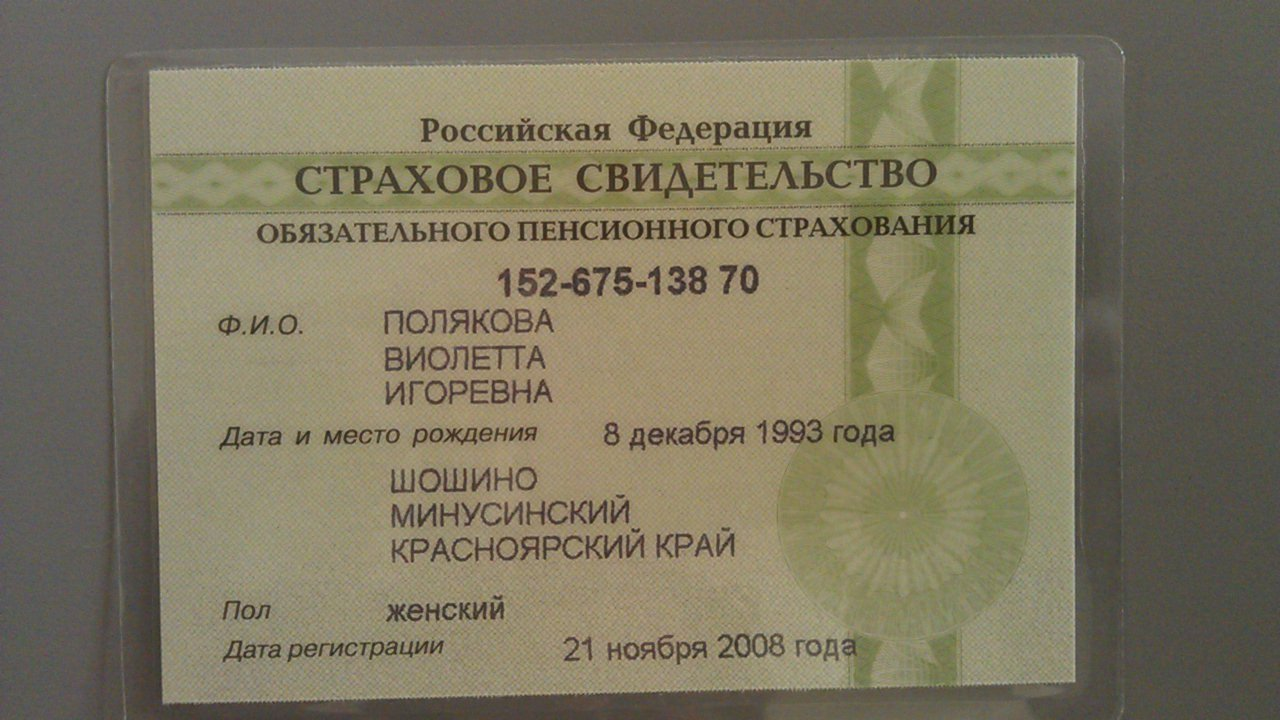
#> input picture bounds/snils.jpg, 1280 x 720 px, given in place of vivek.jpg, which was not available
$ python rect_detection_passport.py
#> lines starting #> are read from the running program, lines starting #| are printed output that depends on the picture; after the words box and inside, x2 and y2 are one past the last pixel; in counts of white or black regions, pixels touching at a corner belong together; pictures that were not available may be replaced by others from this repository, and a replacement may not be noted
### bounds/utils_bounds.py
import numpy as np
import cv2 as cv
import matplotlib.pyplot as plt


def sidesOfBox(box):
    height = np.sqrt(np.power(box[0][0] - box[3][0], 2) + np.power(box[0][1] - box[3][1], 2))
    width = np.sqrt(np.power(box[0][0] - box[1][0], 2) + np.power(box[0][1] - box[1][1], 2))
    return height, width


def findBestRectangle(contours, ratio_lb, ratio_rb, img_heigth, img_width, doctype):
    biggest = np.array([])
    biggest_area = 0
    biggest_ratio = 0
    if doctype == 'passport':
        area_lb = 0.15 * img_heigth * img_width
        area_rb = 0.85 * img_heigth * img_width
    elif doctype == 'snils':
        area_lb = 0.1 * img_heigth * img_width
        area_rb = 0.85 * img_heigth * img_width
    for cnt in contours:
        rect = cv.minAreaRect(cnt)  # пытаемся вписать прямоугольник
        box = cv.boxPoints(rect)  # поиск четырех вершин прямоугольника
        box = np.int0(box)  # округление координат
        heigth, width = sidesOfBox(box)
        area = heigth * width  # вычисление площади
        aspect_ratio = heigth / width
        if ratio_lb < aspect_ratio < ratio_rb:
            if area_lb < area < area_rb and area > biggest_area:
                biggest = box
                biggest_ratio = aspect_ratio
                biggest_area = area
                # print(aspect_ratio)
    # print("ratio:" + str(biggest_ratio))
    return biggest


def border_image(img, color, width):
    bordersize = width
    # color = get_dominant_color(img)
    # color = tuple([int(x) for x in color])
    border = cv.copyMakeBorder(
        img,
        top=bordersize,
        bottom=bordersize,
        left=bordersize,
        right=bordersize,
        borderType=cv.BORDER_CONSTANT,
        value=color
    )
    img = border
    return img


def dilate(img, iter):
    kernel = cv.getStructuringElement(cv.MORPH_ELLIPSE, (4, 4))
    imgDial = cv.dilate(img, kernel, iterations=iter)  # APPLY DILATION
    return imgDial


# [4 lines left out: function erode, not called in this run]


def removeSmallContours(contours, image):
    mask = np.ones(image.shape[:2], dtype="uint8") * 255
    for cnt in contours:
        if cv.arcLength(cnt, True) < 300:
            cv.drawContours(mask, [cnt], -1, 0, -1)
    image = cv.bitwise_and(image, image, mask=mask)
    return image


# [17 lines left out: function plot_all_steps, not called in this run]


def four_point_transform(image, pts, doctype):
    # obtain a consistent order of the points and unpack them
    # individually
    rect = order_points(pts)
    (tl, tr, br, bl) = rect
    # compute the width of the new image, which will be the
    # maximum distance between bottom-right and bottom-left
    # x-coordiates or the top-right and top-left x-coordinates
    widthA = np.sqrt(((br[0] - bl[0]) ** 2) + ((br[1] - bl[1]) ** 2))
    widthB = np.sqrt(((tr[0] - tl[0]) ** 2) + ((tr[1] - tl[1]) ** 2))
    maxWidth = max(int(widthA), int(widthB))
    # compute the height of the new image, which will be the
    # maximum distance between the top-right and bottom-right
    # y-coordinates or the top-left and bottom-left y-coordinates
    heightA = np.sqrt(((tr[0] - br[0]) ** 2) + ((tr[1] - br[1]) ** 2))
    heightB = np.sqrt(((tl[0] - bl[0]) ** 2) + ((tl[1] - bl[1]) ** 2))
    maxHeight = max(int(heightA), int(heightB))
    # now that we have the dimensions of the new image, construct
    # the set of destination points to obtain a "birds eye view",
    # (i.e. top-down view) of the image, again specifying points
    # in the top-left, top-right, bottom-right, and bottom-left
    # order
    dst = np.array([
        [0, 0],
        [maxWidth - 1, 0],
        [maxWidth - 1, maxHeight - 1],
        [0, maxHeight - 1]], dtype="float32")
    # compute the perspective transform matrix and then apply it
    M = cv.getPerspectiveTransform(rect, dst)
    warped = cv.warpPerspective(image, M, (maxWidth, maxHeight))
    # rotate the warped image if horizontal
    heigth, width = warped.shape
    if doctype == 'passport':
        if width > heigth:
            warped = cv.rotate(warped, cv.ROTATE_90_CLOCKWISE)
    elif doctype == 'snils':
        if heigth > width:
            warped = cv.rotate(warped, cv.ROTATE_90_CLOCKWISE)
    return warped


def order_points(pts):
    # initialzie a list of coordinates that will be ordered
    # such that the first entry in the list is the top-left,
    # the second entry is the top-right, the third is the
    # bottom-right, and the fourth is the bottom-left
    rect = np.zeros((4, 2), dtype="float32")
    # the top-left point will have the smallest sum, whereas
    # the bottom-right point will have the largest sum
    s = pts.sum(axis=1)
    rect[0] = pts[np.argmin(s)]
    rect[2] = pts[np.argmax(s)]
    # now, compute the difference between the points, the
    # top-right point will have the smallest difference,
    # whereas the bottom-left will have the largest difference
    diff = np.diff(pts, axis=1)
    rect[1] = pts[np.argmin(diff)]
    rect[3] = pts[np.argmax(diff)]
    # return the ordered coordinates
    return rect


# [8 lines left out: function unsharp_image, not called in this run]


def unsharp_image_old(img):

    gaussian_3 = cv.GaussianBlur(img, (9, 9), 10.0)
    unsharped_image = cv.addWeighted(img, 1.5, gaussian_3, -0.5, 0)
    return unsharped_image


def unsharp_text_area(img):
    gaussian_3 = cv.GaussianBlur(img, (3, 3), 10.0)
    unsharp_image = cv.addWeighted(img, 1.6, gaussian_3, -0.4, 0, img)
    return unsharp_image


# [6 lines left out: function closing, not called in this run]


def normalized(img):
    image = cv.normalize(img, None, 0, 255, norm_type=cv.NORM_MINMAX, dtype=cv.CV_8UC3)
    return image

### ocr/text_detection_tesseract.py
import pytesseract
from pytesseract import Output
import cv2
import re
pytesseract.pytesseract.tesseract_cmd = 'C:/Program Files/Tesseract-OCR/tesseract.exe'


def get_passport_block_text(image, block_type, dict):
    results = pytesseract.image_to_data(image, lang='rus', config='--psm 12', output_type=Output.DICT)
    result_str = ""
    for i in range(0, len(results["text"])):

        x = results["left"][i]
        y = results["top"][i]
        w = results["width"][i]
        h = results["height"][i]

        word_text = results["text"][i]
        conf = int(results["conf"][i])
        if conf > 40:
            if block_type == 'header':
                if re.search("[а-я%]+",
                             word_text) or re.search("фед|ция|фел|ссий|ская", word_text.lower()):
                    continue
                elif re.match("[0-9]{1,2}[-\., ]{1,2}[0-9]{1,2}[-\., ]{1,2}[0-9]{4}", word_text):
                    text = re.sub(r"[^\d]", ".", word_text)
                    dict['issue_date'] = text
                elif re.match("[0-9]{3}-[0-9]{3}", word_text):
                    dict['code'] = word_text
                elif re.search("[^а-яА-Я0-9.\-№]", word_text):
                    continue
                else:
                    dict['issuer'] += word_text + ' '

            elif block_type == 'bottom':
                if re.match("^[\d]+$", word_text) or re.search("[а-я]+", word_text) or re.match("^[A-Za-z<>]+", word_text):
                    continue
                elif re.match("[0-9]{1,2}[-\., ]{1,2}[0-9]{1,2}[-\., ]{1,2}[0-9]{4}", word_text):
                    text = re.sub(r"[^\d]", ".", word_text)
                    dict['birthdate'] = text
                elif re.search("[^а-яА-Я0-9\.]", word_text):
                    continue
                elif re.match("(ЖЕН|МУЖ)[.,]?", word_text.upper()):
                    dict['sex'] = word_text
                elif dict['birthdate'] is '' and dict['sex'] is '':
                    dict['fio'] += word_text + ' '
                else:
                    dict['birthplace'] += word_text + ' '

            else:
                if re.match("^[\d]+$", word_text):
                    dict['number'] += word_text


            cv2.rectangle(image, (x, y), (x + w, y + h), (0, 255, 0), 2)

    print(result_str)
    # cv2.imshow("Image", image)
    # cv2.waitKey(0)
    # cv2.destroyAllWindows()


def get_passport_texts(header, bottom, number):
    passport_data = {'issuer': '',
                     'issue_date': '',
                     'code': '',
                     'fio': '',
                     'sex': '',
                     'birthdate': '',
                     'birthplace': '',
                     'number': ''}
    get_passport_block_text(header, 'header', passport_data)
    get_passport_block_text(bottom, 'bottom', passport_data)
    get_passport_block_text(number, 'number', passport_data)
    passport_data['issuer'] = passport_data['issuer'].strip()
    passport_data['fio'] = passport_data['fio'].strip()
    passport_data['birthplace'] = passport_data['birthplace'].strip()
    return passport_data


# [22 lines left out: function get_snils_texts, not called in this run]

### bounds/rect_detection_passport.py
import cv2 as cv
import bounds.utils_bounds as utils
import numpy as np
import ocr.text_detection_tesseract as tesseract
import pprint

img_heigth = 1000
img_width = 1400


def crop_header_block(img):
    start_point = (15, 50)
    end_point = (550, 235)
    return crop_block(img, start_point, end_point)


def crop_bottom_block(img):
    start_point = (200, 405)
    end_point = (550, 750)
    return crop_block(img, start_point, end_point)

def crop_number_block(img):
    start_point = (525, 475)
    end_point = (625, 800)
    return crop_block(img, start_point, end_point)


def crop_block(img, start_point, end_point):
    cropped_rect = img[start_point[1]:end_point[1], start_point[0]:end_point[0]]
    return cropped_rect


def showContours(path):
#> called with path = '../data/test/contours/vivek.jpg'
    fn = path  # имя файла, который будем анализировать
    img = cv.imread(fn)
#> img is the input picture: shape (720, 1280, 3); mean B, G, R 97, 118.9, 125.2
    if img is None:
        print('Could not open or find the image:', path)
        exit(0)
    blankImage = np.zeros((img_heigth, img_width, 3), np.uint8)
    img = cv.resize(img, (img_heigth, img_width))
#> img: shape (1400, 1000, 3)

    # imgContrasted = utils.adjustContrast(img)

    imgGray = cv.cvtColor(img, cv.COLOR_BGR2GRAY)

    imgContrasted = utils.unsharp_image_old(imgGray)
    # blur = cv.GaussianBlur(imgContrasted, (5, 5), 1)
    canny_output = cv.Canny(imgContrasted, 100, 200)
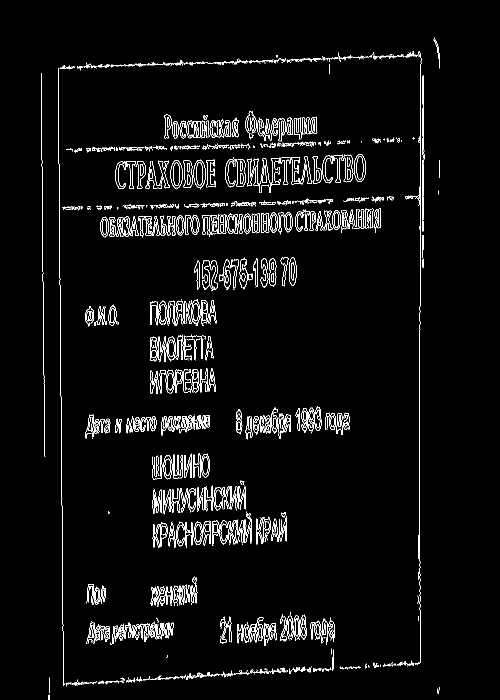
#> canny_output: shape (1400, 1000) (shown at 1/2 size); 3.5% white in thin lines or dots, all inside (x1, y1, x2, y2) = (82, 75, 880, 1400)
    dilated_with_borders = utils.dilate(canny_output, 4)
#> in dilate, `imgDial = cv.dilate(img, kernel, iterations=iter)`: imgDial: shape (1400, 1000); 22.3% white; 27 white regions, largest, box (x1, y1, x2, y2) and area: (112, 98, 857, 1381) 118715, (301, 957, 582, 1104) 28962, (128, 219, 669, 314) 25847
    crop_img = canny_output[30:img_width - 30, 30:img_heigth - 30].copy()
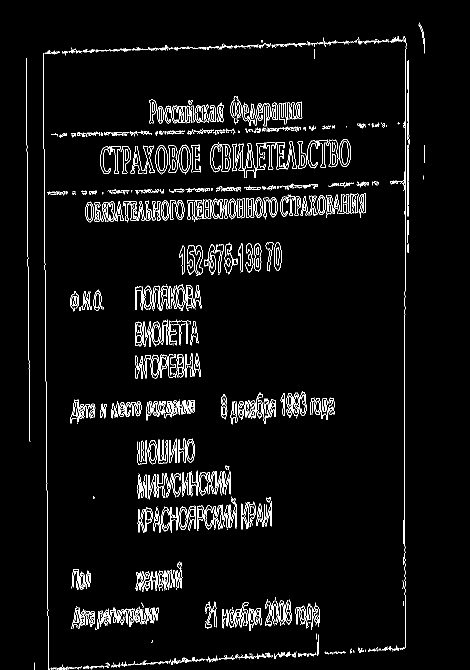
#> crop_img: shape (1340, 940) (shown at 1/2 size); 3.9% white in thin lines or dots, all inside (x1, y1, x2, y2) = (52, 45, 850, 1340)

    withoutBorders = utils.border_image(crop_img, [0, 0, 0], 30)
#> in border_image, `border = cv.copyMakeBorder( img, top=bordersize, bottom=bordersize, le..`: border: shape (1400, 1000); 3.5% white in thin lines or dots, all inside (x1, y1, x2, y2) = (82, 75, 880, 1370)
    firstDilated = utils.dilate(withoutBorders, 4)
#> in dilate (call 2), `imgDial = cv.dilate(img, kernel, iterations=iter)`: imgDial: shape (1400, 1000); 22.3% white; 26 white regions

    contours0, hierarchy = cv.findContours(firstDilated.copy(), cv.RETR_EXTERNAL, cv.CHAIN_APPROX_SIMPLE)
#> contours0 = 6 contours; box (x1, y1, x2, y2) and area: (112, 98, 857, 1378) 909696, (78, 142, 99, 922) 9506, (863, 71, 888, 145) 1049, (874, 316, 887, 364) 538, (94, 1351, 107, 1378) 286, (873, 377, 886, 397) 202
    imgWithoutSmallContours = utils.removeSmallContours(contours0, firstDilated)
#> the loop in removeSmallContours, `for cnt in contours:` made 6 passes
#> after the loop in removeSmallContours, `for cnt in contours:`:
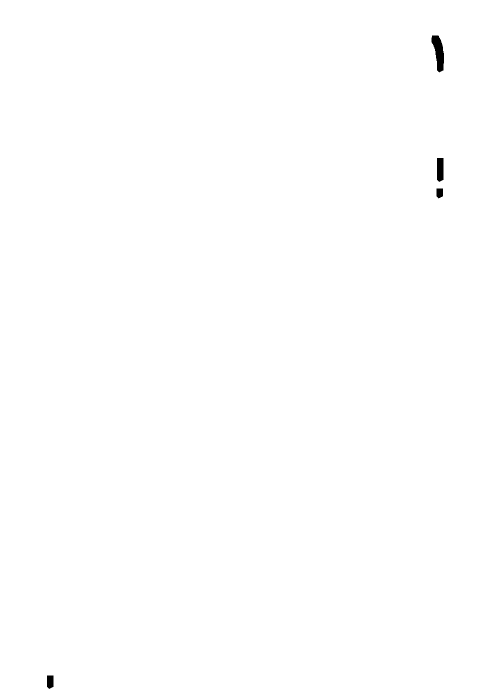
#> mask: shape (1400, 1000) (shown at 1/2 size); 99.8% white; 4 black regions, box (x1, y1, x2, y2) and area: (863, 71, 888, 145) 1131, (874, 316, 887, 364) 594, (94, 1351, 107, 1378) 321, (873, 377, 886, 397) 230
#> in removeSmallContours, `image = cv.bitwise_and(image, image, mask=mask)`:
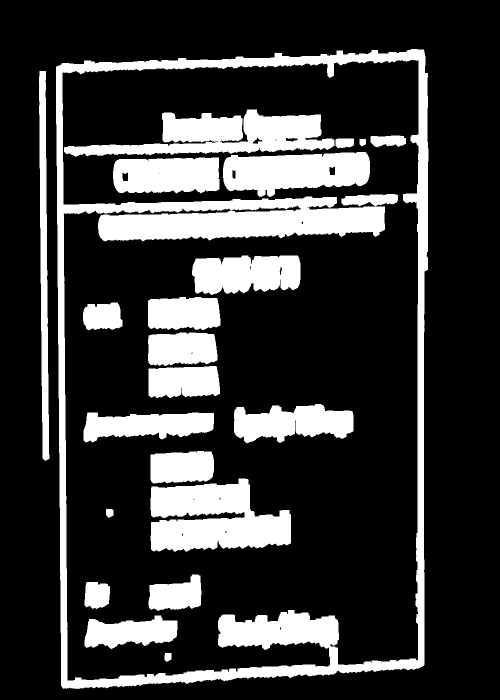
#> image: shape (1400, 1000) (shown at 1/2 size); 22.1% white; 22 white regions, largest, box (x1, y1, x2, y2) and area: (112, 98, 857, 1378) 118657, (301, 957, 582, 1104) 28962, (128, 219, 669, 314) 25847
    # eroded = utils.erode(imgWithoutSmallContours, 1)
    secondDilated = utils.dilate(imgWithoutSmallContours, 2)
#> call 3 of dilate, with iter = 2
#> in dilate (call 3), `kernel = cv.getStructuringElement(cv.MORPH_ELLIPSE, (4, 4))`: kernel = [[0, 0, 1, 0], [1, 1, 1, 1], [1, 1, 1, 1], [1, 1, 1, 1]]
#> in dilate (call 3), `imgDial = cv.dilate(img, kernel, iterations=iter)`:
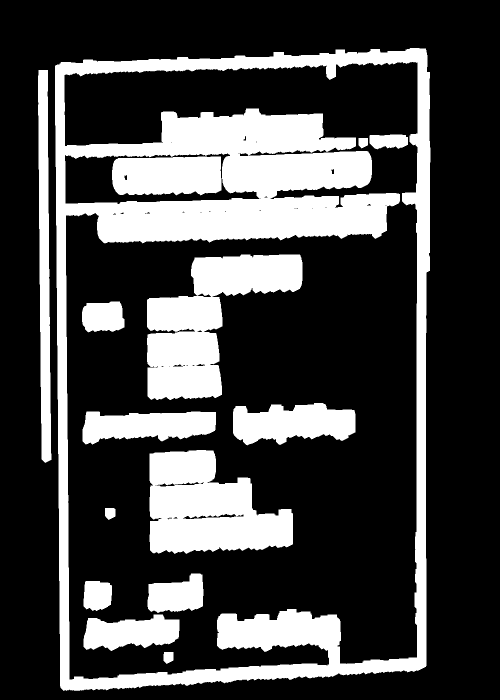
#> imgDial: shape (1400, 1000) (shown at 1/2 size); 27% white; 15 white regions
    contours1, hierarchy = cv.findContours(secondDilated.copy(), cv.RETR_EXTERNAL, cv.CHAIN_APPROX_SIMPLE)
#> contours1 = 2 contours; box (x1, y1, x2, y2) and area: (110, 96, 861, 1382) 922010, (76, 140, 103, 926) 14310
    # cv.drawContours(img, contours1, -1, (0, 0, 255), 2)
    biggest = utils.findBestRectangle(contours1, 0.5, 1.9, img_width, img_heigth, 'passport')
#> the loop in findBestRectangle, `for cnt in contours:` made 2 passes
#> (rect, height in sidesOfBox, width, heigth, area, aspect_ratio, biggest, biggest_ratio) on pass 2: (((489.3, 738.5), (749.9, 1279.1), -0.503), 750, 1279, 750, 959327.3, 0.586, [[119, 1381], [108, 102], [858, 95], [869, 1374]], 0.586)
#> (rect, box, height in sidesOfBox, width, heigth, area, aspect_ratio) on pass 1: (((88.63, 532.5), (19.91, 785.1), -0.523), [[82, 925], [75, 140], [94, 139], [102, 924]], 20.02, 785, 20.02, 15720.2, 0.0255)
#> after the loop in findBestRectangle, `for cnt in contours:`: biggest_area = 959327.3; biggest_ratio = 0.586
#> biggest = [[119, 1381], [108, 102], [858, 95], [869, 1374]]
    number_area_unsharpened = blankImage
    bottom_area_unsharpened = blankImage
    issuer_area_unsharpened = blankImage
    resized = blankImage
    if biggest.size != 0:
        cv.drawContours(img, [biggest], 0, (0, 0, 255), 2)
        warped = utils.four_point_transform(imgGray, biggest, 'passport')
#> in order_points, `s = pts.sum(axis=1)`: s = [1500, 210, 953, 2243]
#> in order_points, `diff = np.diff(pts, axis=1)`: diff = [1262, -6, -763, 505]
#> in four_point_transform, `rect = order_points(pts)`: rect = [[108, 102], [858, 95], [869, 1374], [119, 1381]]
#> in four_point_transform, `(tl, tr, br, bl) = rect`: tl = [108, 102]; tr = [858, 95]; br = [869, 1374]; bl = [119, 1381]
#> in four_point_transform, `widthA = np.sqrt(((br[0] - bl[0]) ** 2) + ((br[1] - bl[1]) ** 2))`: widthA = 750
#> in four_point_transform, `heightA = np.sqrt(((tr[0] - br[0]) ** 2) + ((tr[1] - br[1]) ** 2))`: heightA = 1279
#> in four_point_transform, `dst = np.array([ [0, 0], [maxWidth - 1, 0], [maxWidth - 1, maxHeight -..`: dst = [[0, 0], [749, 0], [749, 1278], [0, 1278]]
#> in four_point_transform, `M = cv.getPerspectiveTransform(rect, dst)`: M = [[0.999, -0.00859, -107], [0.00933, 0.999, -102.9], [-8.31e-22, -8.9e-20, 1]]
        resized = cv.resize(warped, (625, 875))
        issuer_area_unsharpened, bottom_area_unsharpened, number_area_unsharpened = crop_from_resized(resized.copy())
        # [23 lines of commented-out code are left out]
    return resized


def crop_from_resized(resized):
    issuer_area = crop_header_block(resized)
    bottom_area = crop_bottom_block(resized)
    number_area = crop_number_block(resized)
    issuer_area_resized = cv.resize(issuer_area, None, fx=1.2, fy=1.2, interpolation=cv.INTER_CUBIC)
    bottom_area_resized = cv.resize(bottom_area, None, fx=1.2, fy=1.2, interpolation=cv.INTER_CUBIC)
    number_area_resized = cv.resize(number_area, None, fx=1.2, fy=1.2, interpolation=cv.INTER_CUBIC)
    issuer_area_unsharpened = utils.unsharp_text_area(issuer_area_resized)
    bottom_area_unsharpened = utils.unsharp_text_area(bottom_area_resized)
    number_area_unsharpened = utils.unsharp_text_area(number_area_resized)
#> in crop_from_resized, `number_area_unsharpened = cv.rotate(number_area_unsharpened, cv.ROTATE..`:
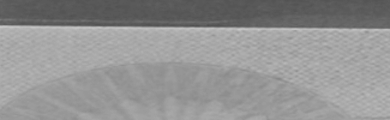
#> number_area_unsharpened: shape (120, 390); min 78, max 200, mean 146.4
    number_area_unsharpened = cv.rotate(number_area_unsharpened, cv.ROTATE_90_COUNTERCLOCKWISE)
    return issuer_area_unsharpened, bottom_area_unsharpened, number_area_unsharpened


def get_text(img):
    header, bottom, number = crop_from_resized(img.copy())
    passport_data = tesseract.get_passport_texts(header, bottom, number)
#> (the call stopped at in get_passport_block_text, `results = pytesseract.image_to_data(image, lang='rus', config='--psm 1..`: pytesseract is not available in this run)
#> (the call stopped at in get_passport_block_text, `results = pytesseract.image_to_data(image, lang='rus', config='--psm 1..`: pytesseract is not available in this run)
#> (the call stopped at in get_passport_block_text, `results = pytesseract.image_to_data(image, lang='rus', config='--psm 1..`: pytesseract is not available in this run)
#> passport_data = {'issuer': '', 'issue_date': '', 'code': '', 'fio': '', 'sex': '', 'birthdate': '', 'birthplace': '', 'number': ''}
    if passport_data['issuer'] is '' or passport_data['birthplace'] is '':
        resized_rotated = cv.rotate(img, cv.ROTATE_180)
        header, bottom, number = crop_from_resized(resized_rotated)
#> in crop_from_resized (call 3), `number_area_unsharpened = cv.rotate(number_area_unsharpened, cv.ROTATE..`:
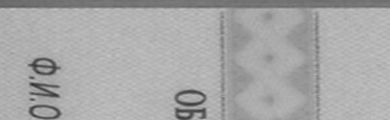
#> number_area_unsharpened: shape (120, 390); min 48, max 196, mean 167.6
        passport_data = tesseract.get_passport_texts(header, bottom, number)
#> (the call stopped at in get_passport_block_text, `results = pytesseract.image_to_data(image, lang='rus', config='--psm 1..`: pytesseract is not available in this run)
#> (the call stopped at in get_passport_block_text, `results = pytesseract.image_to_data(image, lang='rus', config='--psm 1..`: pytesseract is not available in this run)
#> (the call stopped at in get_passport_block_text, `results = pytesseract.image_to_data(image, lang='rus', config='--psm 1..`: pytesseract is not available in this run)
    return passport_data


if __name__ == '__main__':
    # [11 lines of commented-out code are left out]

    resized = showContours('../data/test/contours/vivek.jpg')
    passport_data = get_text(resized)
    pprint.pprint(passport_data)
#| {'birthdate': '',
#|  'birthplace': '',
#|  'code': '',
#|  'fio': '',
#|  'issue_date': '',
#|  'issuer': '',
#|  'number': '',
#|  'sex': ''}
    # transformed = showContours('imgs/passport6.jpg')
    # ocr.get_gext(transformed)
